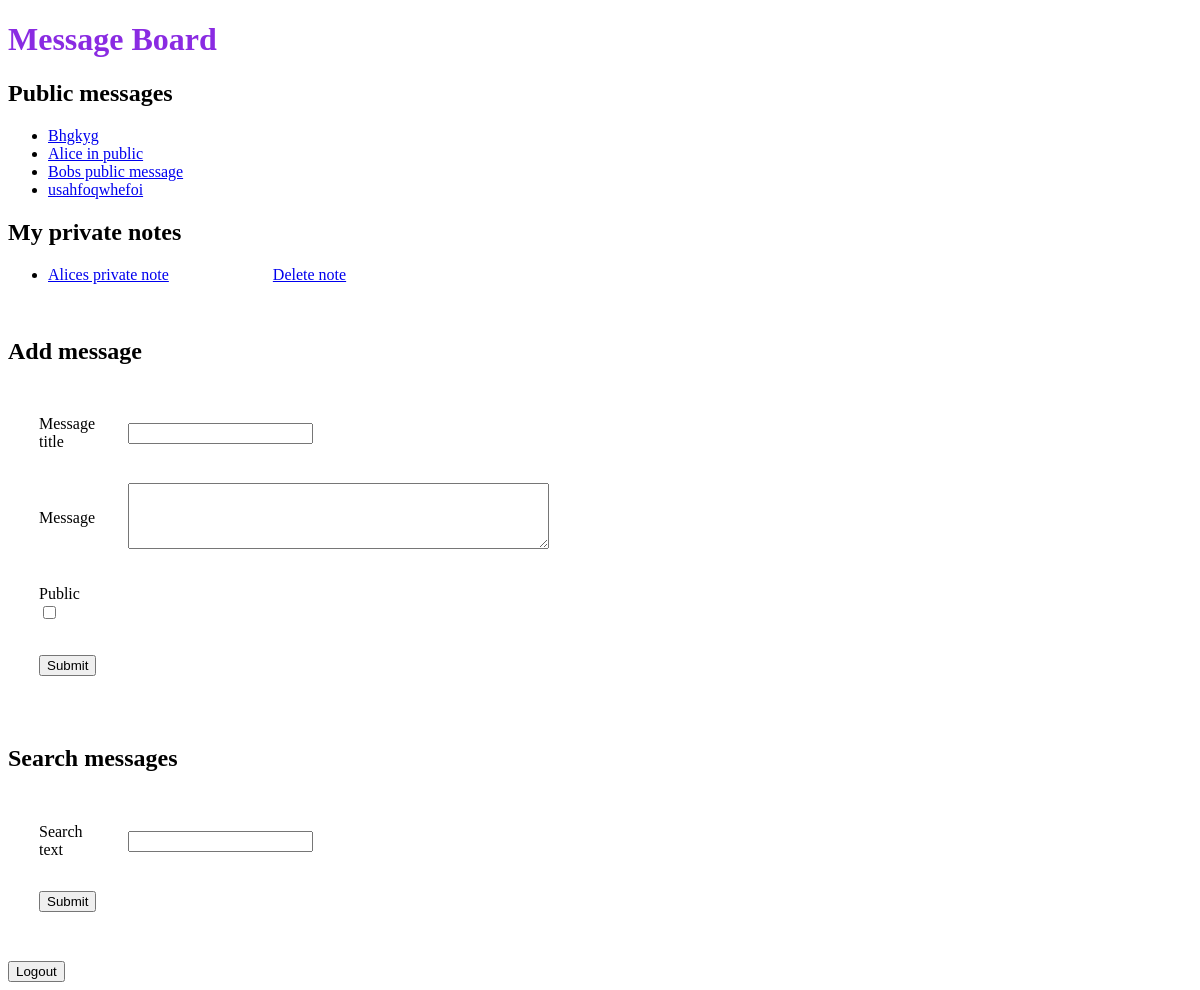
The app's page / (signed in), older data.
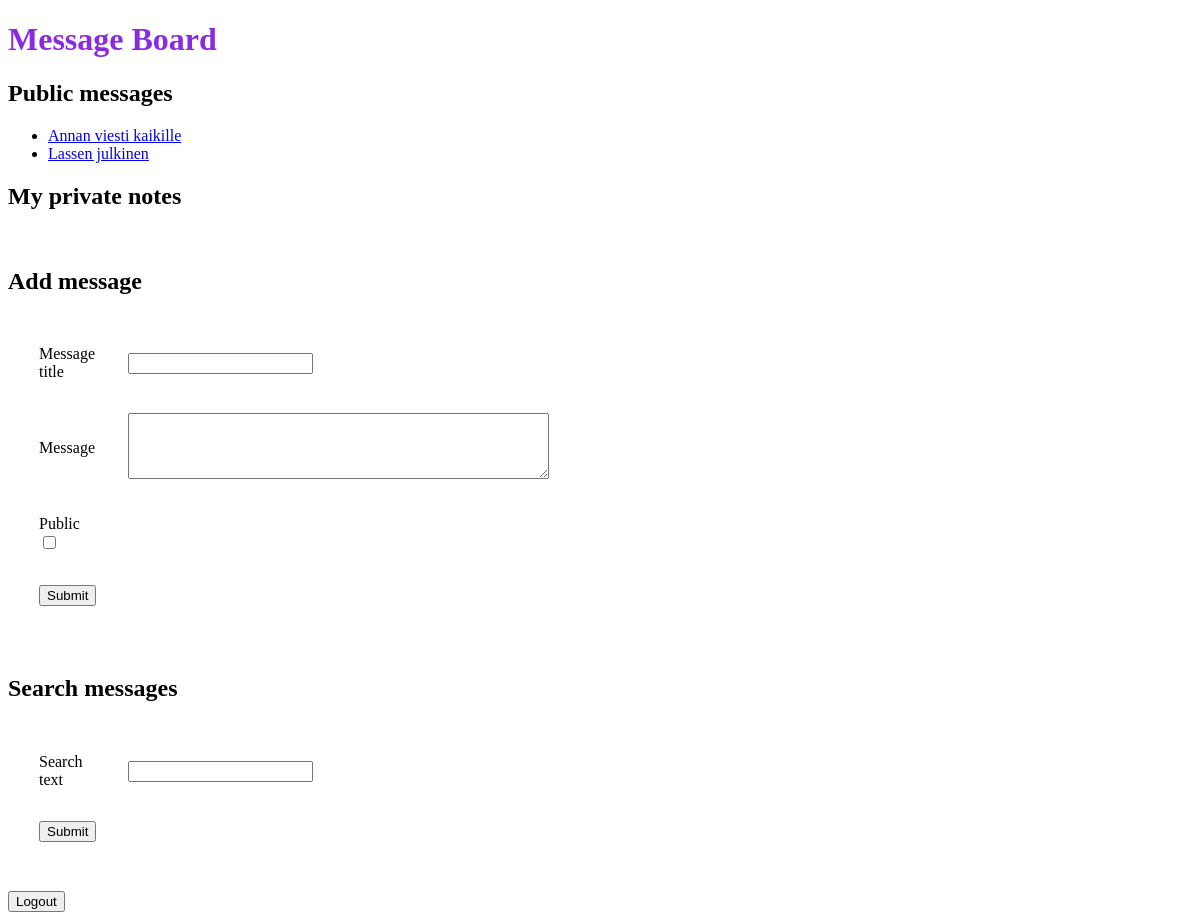
The same page, newer data.
### messenger/models.py (models this page shows, shortened)
class Message(models.Model):
    title = models.CharField(max_length = 50)
    content = models.CharField(max_length = 200)
    pub_date = models.DateTimeField('date published')
    sender = models.ForeignKey(User, on_delete=models.CASCADE)
    private = models.BooleanField()

### messenger/views.py (the view)
# urls.py: path('', views.index, name='index'),
@login_required
def index(request):
    public_messages = Message.objects.filter(private = False).order_by("-pub_date")[:10]
    private_messages = Message.objects.filter(sender_id=request.user.id).filter(private = True).order_by("pub_date")
    return render(request, "messenger/index.html", { "private_messages" : private_messages, "public_messages" : public_messages })

### messenger/templates/messenger/index.html (shortened to what this page needs)
<!DOCTYPE html>
<head>
</head>
<body>
    <h1 style="color: blueviolet;">Message Board</h1>
    <h2>Public messages</h2>
    <ul>
        {% for message in public_messages %}
        <li><a href="readmessage/{{message.id}}">{{message.title}}</a> </li>
        {% endfor %}
    </ul>
    <h2>My private notes</h2>
    <ul>
        {% for message in private_messages %}
        <li><a href="readmessage/{{message.id}}"style="margin-right: 100px;">{{message.title}}</a> <a href="deletemessage/{{message.id}}">Delete note</a> </li>
        {% endfor %}
    </ul>
    <br>
    <h2>Add message</h2>
    <form action='addmessage/' method='POST'>
        <table style="width:40%; border-spacing: 30px;">
            <tr>
                <td><label for='title'>Message title</label></td>
                <td><input type="text" name="title" required> </td>
            </tr>
            <tr>
                <td><label for='content'>Message</label></td>
                <td><textarea name="content" rows="4" cols="50" required></textarea></td>
            </tr>
            <tr>
                <td><label for='private'>Public</label>
                    <input type="checkbox" name="public">
                </td>
            </tr>
            <tr>
                <td><input type='submit'></td>
            </tr>
        </table>
    </form>
    <br>
    <h2>Search messages</h2>
    <form action='searchmessage/' method='POST'>
        <table style="width:25%; border-spacing: 30px;">
            <tr>
                <td><label for='searchtext'>Search text</label></td>
                <td><input type="text" name="searchtext" required> </td>
            </tr>
            <tr>
                <td><input type='submit'></td>
            </tr>
        </table>
    </form>
    <br>
    <form action='logout/' method='POST'>
        <input type='submit' value='Logout'>
    </form>
</body>

Row changes from the older to the newer data that the page shows:
removed Message: title "Bhgkyg", shown under "Public messages"
removed Message: title "Alice in public", shown under "Public messages"
removed Message: title "Bobs public message", shown under "Public messages"
removed Message: title "usahfoqwhefoi", shown under "Public messages"
removed Message: title "Alices private note", shown under "My private notes"
added Message: title "Annan viesti kaikille", shown under "Public messages"
added Message: title "Lassen julkinen", shown under "Public messages"
